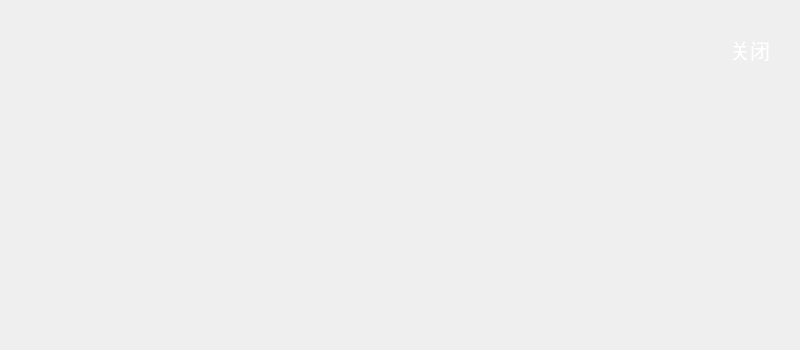
<?xml version="1.0" encoding="UTF-8"?>
<ui version="4.0">
 <class>AlertHistoryDialog</class>
 <widget class="QDialog" name="AlertHistoryDialog">
  <property name="geometry">
   <rect>
    <x>0</x>
    <y>0</y>
    <width>800</width>
    <height>350</height>
   </rect>
  </property>
  <property name="windowTitle">
   <string>Dialog</string>
  </property>
  <widget class="ControlHistory" name="hisWidget" native="true">
   <property name="geometry">
    <rect>
     <x>10</x>
     <y>10</y>
     <width>695</width>
     <height>325</height>
    </rect>
   </property>
  </widget>
  <widget class="QPushButton" name="closePushButton">
   <property name="geometry">
    <rect>
     <x>720</x>
     <y>20</y>
     <width>60</width>
     <height>60</height>
    </rect>
   </property>
   <property name="font">
    <font>
     <pointsize>15</pointsize>
    </font>
   </property>
   <property name="styleSheet">
    <string notr="true">color: rgb(255, 255, 255);
background-image: url(:/pic/field_bg.png);
border:0px</string>
   </property>
   <property name="text">
    <string>关闭</string>
   </property>
   <property name="flat">
    <bool>false</bool>
   </property>
  </widget>
 </widget>
 <customwidgets>
  <customwidget>
   <class>ControlHistory</class>
   <extends>QWidget</extends>
   <header location="global">controlhistory.h</header>
   <container>1</container>
  </customwidget>
 </customwidgets>
 <resources/>
 <connections/>
</ui>
